Frame 1 (no input): blank canvas, image omitted
Frame 60 (the mouse pressed at the canvas centre just before this capture): blank canvas, image omitted
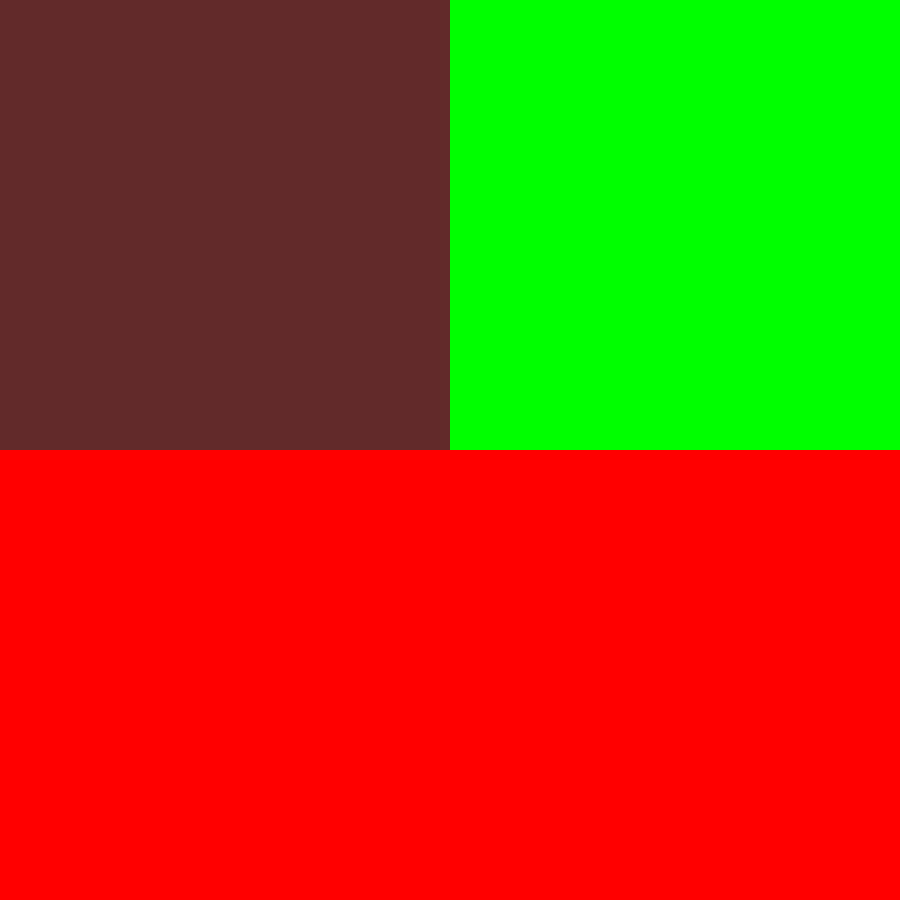
Frame 120 (the mouse held since frame 60 and released just before this capture)

The Processing sketch whose frames 1 and 60 were blank and that drew this single picture after the mouse press (run headless with seeded random() and noise(); from frame 60 on, the mouse is pressed at the canvas centre):

// Processing sketch: sketch_3_squares
// ── sketch_3_squares.pde
void setup() {
  size(900,900);
  background(0);
}
void draw() {
  //draws 3 squares with height variable by mouseY
  
  fill (98,42,42);
  noStroke();
  float w = width/2;
  float h = mouseY;
  rect(0,0,w,h);
  
  fill (0,255,0);
  noStroke();
  rect(w,0,w,h);
  
  fill (255,0,0);
  noStroke();
  rect(0,h,w*2,h);
  
}
